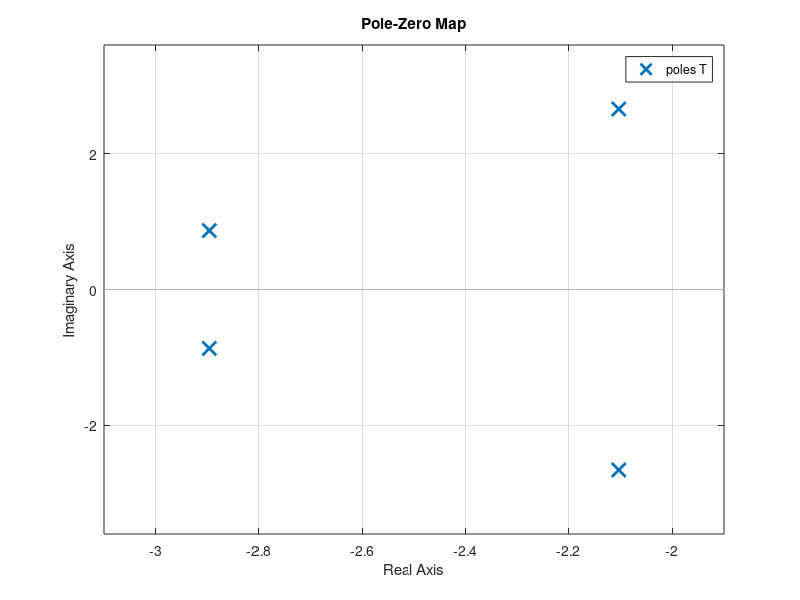

Here is the MATLAB script that generated this plot: (Note: this script raises an error after producing the figure.)


T = tf( 105 ,[1 10 45 105 105]);

W = logspace(-3,6,1000);

figure()
pzmap(T)
figure()
[mag, phase] = bode(T,W);
figure()
[h,w] = freqs(105,[1 10 45 105 105],1000);
grpdel = diff(unwrap(angle(h)))./diff(w);

clf
semilogx(w(2:end),grpdel)
xlabel('Frequency (rad/s)')
ylabel('Group delay (s)')
